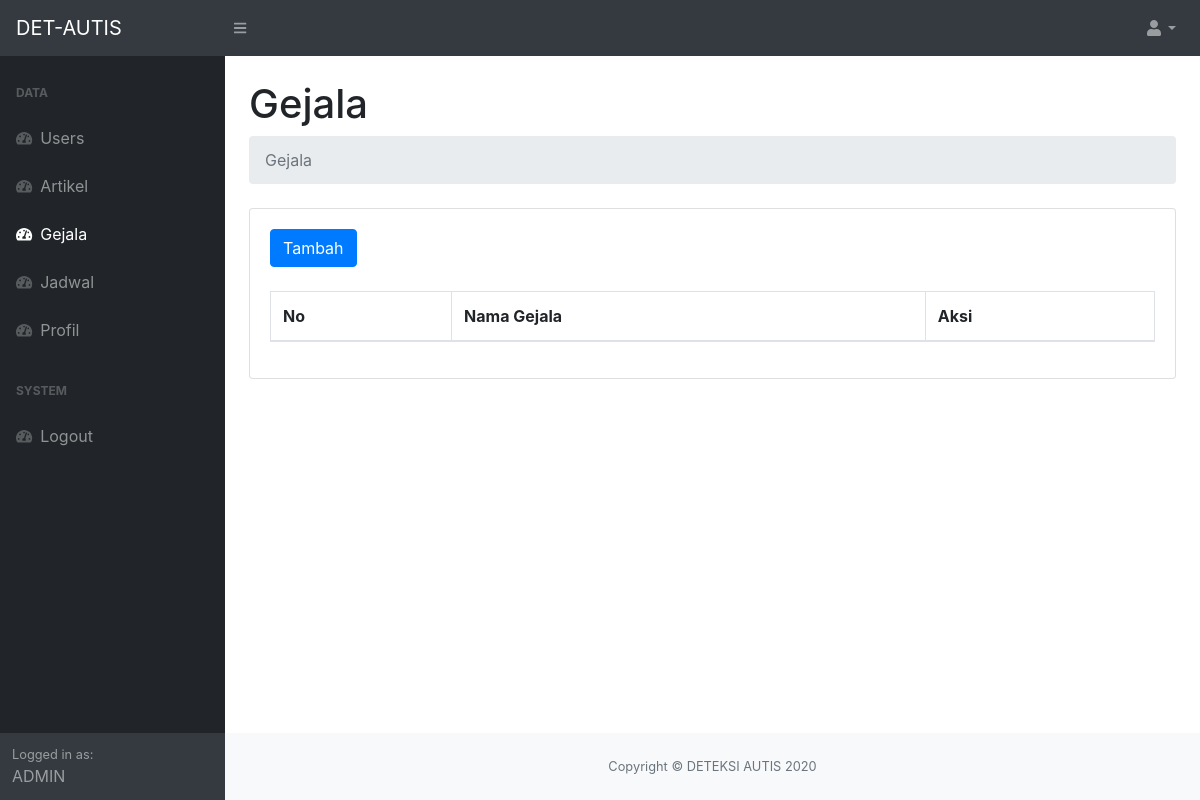
Before: /admin/index.php?page=gejala (signed in) with the older database file.
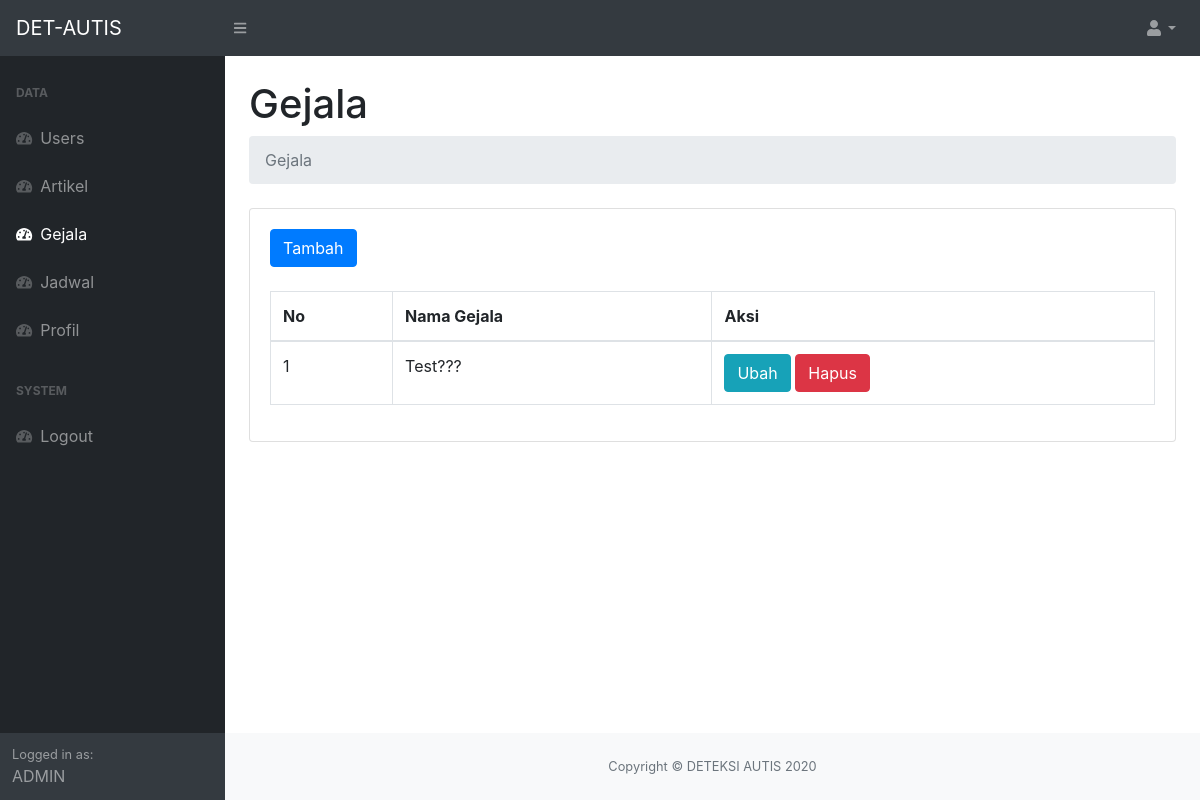
After: the same page with the newer database file.
### tables this page shows
CREATE TABLE `gejala` (
  `id` int(11) NOT NULL,
  `nama_gejala` varchar(100) NOT NULL,
  `jawaban` tinyint(1) NOT NULL DEFAULT 1
);

### admin/Gejala/index.php (the view, shortened to what this page needs)
<div class="container-fluid">
    <h1 class="mt-4">Gejala</h1>
    <ol class="breadcrumb mb-4">
        <li class="breadcrumb-item active">Gejala</li>
    </ol>
    <div class="card mb-4">
        <div class="card-body">
            <a href="?page=gejala-tambah" class="btn btn-primary mb-4">Tambah</a>
            <div class="table-responsive">
                <table class="table table-bordered" id="dataTable" width="100%" cellspacing="0">
                    <thead>
                        <tr>
                            <th>No</th>
                            <th>Nama Gejala</th>
                            <th>Aksi</th>
                        </tr>
                    </thead>
                    <tbody>
                        <?php $getGejala = $koneksi->query("SELECT * FROM gejala") ?>
                        <?php $no = 1;
                        while ($dataGejala = $getGejala->fetch_assoc()) : ?>
                            <tr>
                                <td><?= $no ?></td>
                                <td><?= $dataGejala['nama_gejala'] ?></td>
                                <td>
                                    <a href="index.php?page=gejala-ubah&id=<?= $dataGejala['id'] ?>" class="btn btn-info">Ubah</a>
                                    <a href="index.php?page=gejala-hapus&id=<?= $dataGejala['id'] ?>" class="btn btn-danger" onclick="return confirm('Hapus Data?')">Hapus</a>
                                </td>
                            </tr>
                        <?php $no++;
                        endwhile ?>
                    </tbody>
                </table>
            </div>
        </div>
    </div>
</div>

Changed rows visible on the page:
added gejala: nama_gejala "Test???"
